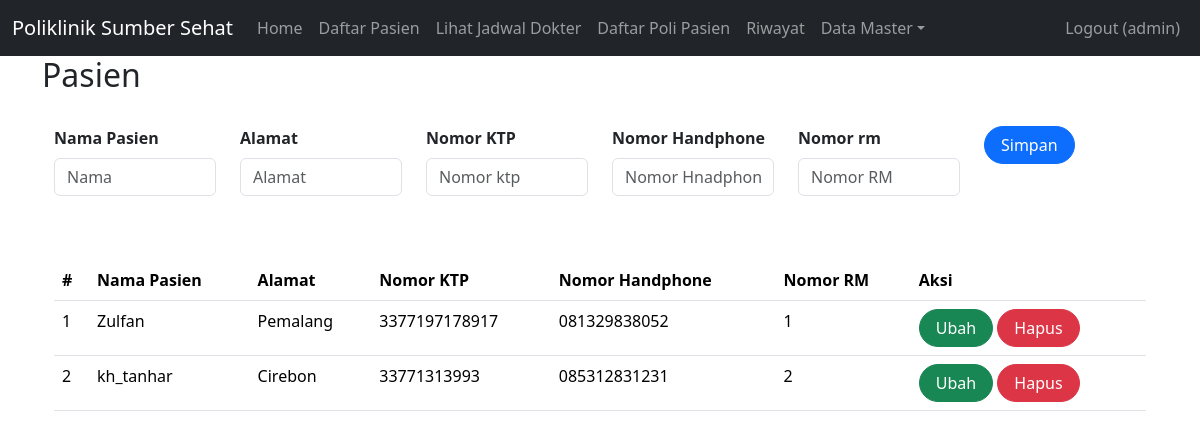
The page /index.php?page=pasien (signed in) on the database as committed earlier.
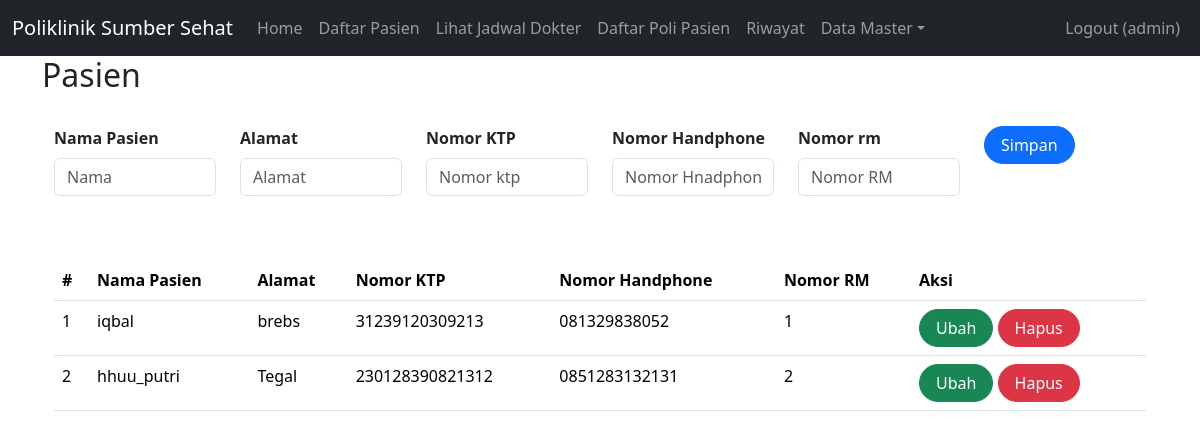
The same page on the database as committed later.
### tables this page shows
CREATE TABLE `pasien` (
  `id` int(11) UNSIGNED NOT NULL,
  `nama` varchar(255) NOT NULL,
  `alamat` varchar(255) NOT NULL,
  `no_ktp` varchar(255) NOT NULL,
  `no_hp` varchar(50) NOT NULL,
  `no_rm` varchar(25) NOT NULL
);

### pasien.php (the view, shortened to what this page needs)
<div class="container">
    <h2>Pasien</h2>
<br>
    <?php
include'koneksi.php';
?>
<body>
<div class="container">
    <form class="form row"  method="POST" action="" name="myForm" onsubmit="return(validate());">
    <?php
    $nama = '';
    $alamat = '';
    $no_ktp = '';
    $no_hp ='';
    $no_rm = '';
    ?>
        <div class="col">
        <label for="inputNama" class="form-label fw-bold">
            Nama Pasien
        </label>
        <input type="varchar" class="form-control" name="nama" id="inputNama" placeholder="Nama" value="<?php echo $nama ?>">
    </div>
    <div class="col">
        <label for="inputAlamat" class="form-label fw-bold">
            Alamat
        </label>
        <input type="varchar" class="form-control" name="alamat" id="inputAlamat" placeholder="Alamat" value="<?php echo $alamat ?>">
    </div>
    <div class="col">
        <label for="inputKTP" class="form-label fw-bold">
            Nomor KTP
        </label>
        <input type="varchar" class="form-control" name="no_ktp" id="inputAlamat" placeholder="Nomor ktp" value="<?php echo $no_ktp ?>">
    </div>
    <div class="col">
        <label for="inputAlamat" class="form-label fw-bold">
            Nomor Handphone
        </label>
        <input type="varchar" class="form-control" name="no_hp" id="inputAlamat" placeholder="Nomor Hnadphone" value="<?php echo $no_hp ?>">
    </div>
    <div class="col">
        <label for="inputRM" class="form-label fw-bold">
            Nomor rm
        </label>
        <input type="varchar" class="form-control" name="no_rm" id="inputAlamat" placeholder="Nomor RM" value="<?php echo $no_rm ?>">
    </div>
    <div class="col">
        <button type="submit" class="btn btn-primary rounded-pill px-3" name="simpan">Simpan</button>
    </div>
    </form>
    <br>
    <br>
    <table class="table table-hover">
    <table class="table table-hover">
    <thead>
        <tr>
            <th scope="col">#</th>
            <th scope="col">Nama Pasien</th>
            <th scope="col">Alamat</th>
            <th scope="col">Nomor KTP</th>
            <th scope="col">Nomor Handphone</th>
            <th scope="col">Nomor RM</th>
            <th scope="col">Aksi</th>
        </tr>
    </thead>
        <tbody>
    <?php
    $result = mysqli_query(
    $mysqli,"SELECT * FROM pasien ORDER BY id"
    );
$no = 1;
while ($data = mysqli_fetch_array($result)) {
?>
    <tr>
        <td><?php echo $no++ ?></td>
        <td><?php echo $data['nama'] ?></td>
        <td><?php echo $data['alamat'] ?></td>
        <td><?php echo $data['no_ktp'] ?></td>
        <td><?php echo $data['no_hp'] ?></td>
        <td><?php echo $data['no_rm'] ?></td>
                <td>
                <a class="btn btn-success rounded-pill px-3" href="index.php?page=pasien&id=<?php echo $data['id'] ?>">Ubah</a>
                        <a class="btn btn-danger rounded-pill px-3" href="index.php?page=pasien&id=<?php echo $data['id'] ?>&aksi=hapus">Hapus</a>
                    </td>
            </tr>
        <?php
        }
        ?>
    </tbody>
    </table>

Rows that differ between the two databases and show on the page:
changed pasien: nama "Zulfan" → "iqbal"; alamat "Pemalang" → "brebs"; no_ktp "3377197178917" → "31239120309213"
changed pasien: nama "kh_tanhar" → "hhuu_putri"; alamat "Cirebon" → "Tegal"; no_ktp "33771313993" → "230128390821312"; no_hp "085312831231" → "0851283132131"
